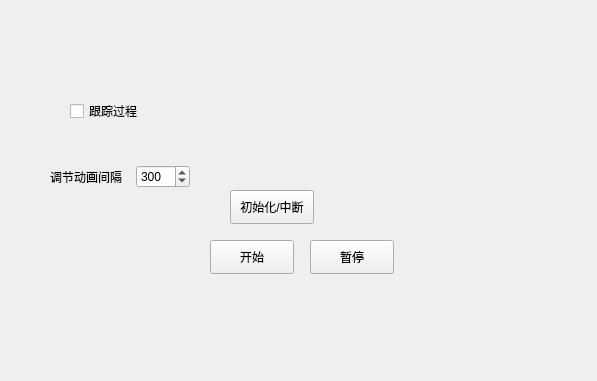
<?xml version="1.0" encoding="UTF-8"?>
<ui version="4.0">
 <class>Form2</class>
 <widget class="QWidget" name="Form2">
  <property name="geometry">
   <rect>
    <x>0</x>
    <y>0</y>
    <width>597</width>
    <height>381</height>
   </rect>
  </property>
  <property name="windowTitle">
   <string>Form</string>
  </property>
  <widget class="QPushButton" name="pushButton">
   <property name="geometry">
    <rect>
     <x>210</x>
     <y>240</y>
     <width>84</width>
     <height>34</height>
    </rect>
   </property>
   <property name="text">
    <string>开始</string>
   </property>
  </widget>
  <widget class="QPushButton" name="pushButton_2">
   <property name="geometry">
    <rect>
     <x>310</x>
     <y>240</y>
     <width>84</width>
     <height>34</height>
    </rect>
   </property>
   <property name="text">
    <string>暂停</string>
   </property>
  </widget>
  <widget class="QPushButton" name="pushButton_3">
   <property name="geometry">
    <rect>
     <x>230</x>
     <y>190</y>
     <width>84</width>
     <height>34</height>
    </rect>
   </property>
   <property name="text">
    <string>初始化/中断</string>
   </property>
  </widget>
  <widget class="QCheckBox" name="checkBox">
   <property name="geometry">
    <rect>
     <x>70</x>
     <y>100</y>
     <width>82</width>
     <height>22</height>
    </rect>
   </property>
   <property name="text">
    <string>跟踪过程</string>
   </property>
  </widget>
  <widget class="QStackedWidget" name="stackedWidget">
   <property name="geometry">
    <rect>
     <x>380</x>
     <y>30</y>
     <width>171</width>
     <height>121</height>
    </rect>
   </property>
   <widget class="QWidget" name="page"/>
   <widget class="QWidget" name="page_2"/>
  </widget>
  <widget class="QWidget" name="">
   <property name="geometry">
    <rect>
     <x>50</x>
     <y>160</y>
     <width>140</width>
     <height>34</height>
    </rect>
   </property>
   <layout class="QHBoxLayout" name="horizontalLayout">
    <item>
     <widget class="QLabel" name="label">
      <property name="text">
       <string>调节动画间隔</string>
      </property>
     </widget>
    </item>
    <item>
     <widget class="QSpinBox" name="spinBox">
      <property name="sizePolicy">
       <sizepolicy hsizetype="Maximum" vsizetype="Fixed">
        <horstretch>0</horstretch>
        <verstretch>0</verstretch>
       </sizepolicy>
      </property>
      <property name="maximum">
       <number>1000</number>
      </property>
      <property name="singleStep">
       <number>100</number>
      </property>
      <property name="value">
       <number>300</number>
      </property>
     </widget>
    </item>
   </layout>
  </widget>
 </widget>
 <resources/>
 <connections/>
</ui>
